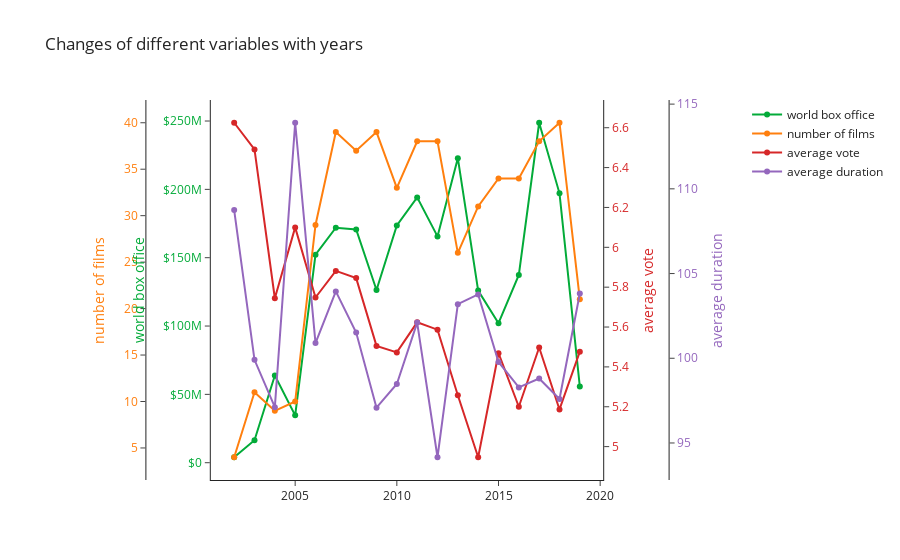

Here is the notebook cell this chart was saved with:
### Markdown cell above
Interesting negative correlation between avgerage vote and a box office - the higher the vote, the lower the box office. Films that are made to be popular and earn money usually don't have a significant art-value and their average votes get lower between films being bad and a sheer amount of people that watched the film, didn't like it and voted low.

Also we should not forget that these are valid in the scope of years - on individual films level there are no significant correlations. That's mostly gonna be interesting to studio owners, not the producers.

### Code cell
#Let's now plot numeric changes
fig=go.Figure()
fig.add_trace(go.Scatter(x=num_vars_per_year.year, y=num_vars_per_year['world_box_office_$'],
                        name='world box office', 
                        line_color='#03ab39')
             )
fig.add_trace(go.Scatter(x=num_vars_per_year.year, y=num_vars_per_year['imdb_title_id'],
                        name='number of films',
                        yaxis='y2',
                        line_color='#ff7f0e')
             )
fig.add_trace(go.Scatter(x=num_vars_per_year.year, y=num_vars_per_year['avg_vote'],
                        name='average vote',
                        yaxis='y3',
                        line_color='#d62728')
             )
fig.add_trace(go.Scatter(x=num_vars_per_year.year, y=num_vars_per_year['duration'],
                        name='average duration',
                        yaxis='y4',
                        line_color='#9467bd')
             )

#Setting up axis objects
fig.update_layout(
    xaxis=dict(
        domain=[0.2, 0.8]
    ),
    yaxis=dict(
        title="world box office",
        titlefont=dict(
            color="#03ab39"
        ),
        tickfont=dict(
            color="#03ab39",
        ),
        tickprefix='$'
    ),
    yaxis2=dict(
        title="number of films",
        titlefont=dict(
            color="#ff7f0e"
        ),
        tickfont=dict(
            color="#ff7f0e"
        ),
        anchor="free",
        overlaying="y",
        side="left",
        position=0.1
    ),
    yaxis3=dict(
        title="average vote",
        titlefont=dict(
            color="#d62728"
        ),
        tickfont=dict(
            color="#d62728"
        ),
        anchor="x",
        overlaying="y",
        side="right"
    ),
    yaxis4=dict(
        title="average duration",
        titlefont=dict(
            color="#9467bd"
        ),
        tickfont=dict(
            color="#9467bd"
        ),
        anchor="free",
        overlaying="y",
        side="right",
        position=0.9
    )
)

# Update layout properties
fig.update_layout(
    template='simple_white',
    title_text="Changes of different variables with years"
)

fig.show()

### Figure 1 — Plotly figure (JSON) as saved in the notebook; plotly's stock layout.template omitted (floating-point values rounded to 4 significant figures)
{"data": [{"line": {"color": "#03ab39"}, "name": "world box office", "type": "scatter", "x": [2002, 2003, 2004, 2005, 2006, 2007, 2008, 2009, 2010, 2011, 2012, 2013, 2014, 2015, 2016, 2017, 2018, 2019], "y": [3995351, 16427258, 63861923, 34638045, 152194405, 171945840, 170651713, 126394544, 173586989, 194118279, 165588992, 222782445, 125934946, 102104137, 137394143, 248736785, 197085765, 55672381]}, {"line": {"color": "#ff7f0e"}, "name": "number of films", "type": "scatter", "x": [2002, 2003, 2004, 2005, 2006, 2007, 2008, 2009, 2010, 2011, 2012, 2013, 2014, 2015, 2016, 2017, 2018, 2019], "y": [4, 11, 9, 10, 29, 39, 37, 39, 33, 38, 38, 26, 31, 34, 34, 38, 40, 21], "yaxis": "y2"}, {"line": {"color": "#d62728"}, "name": "average vote", "type": "scatter", "x": [2002, 2003, 2004, 2005, 2006, 2007, 2008, 2009, 2010, 2011, 2012, 2013, 2014, 2015, 2016, 2017, 2018, 2019], "y": [6.625, 6.491, 5.744, 6.1, 5.748, 5.882, 5.845, 5.505, 5.473, 5.624, 5.587, 5.258, 4.947, 5.469, 5.2, 5.497, 5.186, 5.476], "yaxis": "y3"}, {"line": {"color": "#9467bd"}, "name": "average duration", "type": "scatter", "x": [2002, 2003, 2004, 2005, 2006, 2007, 2008, 2009, 2010, 2011, 2012, 2013, 2014, 2015, 2016, 2017, 2018, 2019], "y": [108.8, 99.91, 97.11, 113.9, 100.9, 103.9, 101.5, 97.08, 98.48, 102.1, 94.16, 103.2, 103.8, 99.78, 98.28, 98.81, 97.59, 103.8], "yaxis": "y4"}], "layout": {"autosize": true, "title": {"text": "Changes of different variables with years"}, "xaxis": {"autorange": true, "domain": [0.2, 0.8], "range": [2001.0, 2020.0], "type": "linear"}, "yaxis": {"autorange": true, "range": [-13930000.0, 266700000.0], "tickfont": {"color": "#03ab39"}, "tickprefix": "$", "title": {"font": {"color": "#03ab39"}, "text": "world box office"}, "type": "linear"}, "yaxis2": {"anchor": "free", "autorange": true, "overlaying": "y", "position": 0.1, "range": [1.363, 42.64], "side": "left", "tickfont": {"color": "#ff7f0e"}, "title": {"font": {"color": "#ff7f0e"}, "text": "number of films"}, "type": "linear"}, "yaxis3": {"anchor": "x", "autorange": true, "overlaying": "y", "range": [4.824, 6.748], "side": "right", "tickfont": {"color": "#d62728"}, "title": {"font": {"color": "#d62728"}, "text": "average vote"}, "type": "linear"}, "yaxis4": {"anchor": "free", "autorange": true, "overlaying": "y", "position": 0.9, "range": [92.71, 115.3], "side": "right", "tickfont": {"color": "#9467bd"}, "title": {"font": {"color": "#9467bd"}, "text": "average duration"}, "type": "linear"}}}
